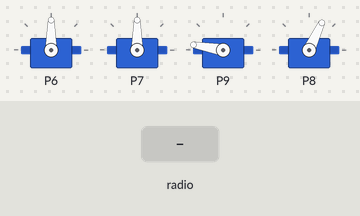
A program run on a simulated BBC micro:bit (MakeCode). Parts: 4 × servo. The test bench sets the inputs (shaded band).

Above: at 3.2 s.
3.3 s: radio message "L" arrives
At 4.5 s:
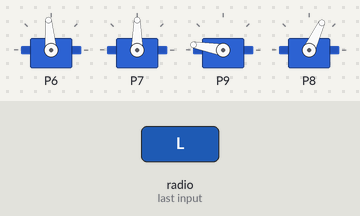
4.8 s: radio message "L" arrives
At 6.0 s:
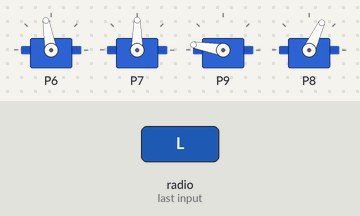
6.3 s: radio message "R" arrives
At 6.8 s:
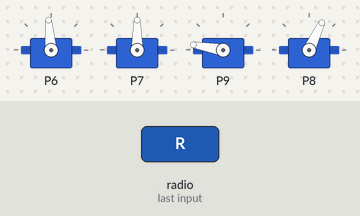
Timing chart, 0 to 9.3 s (numbered marks = the images above; inputs shaded):
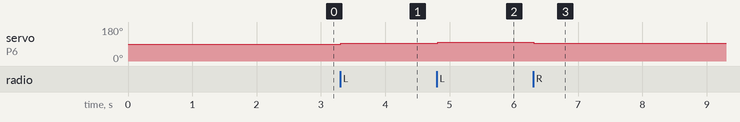

The program:

main.ts
```typescript
radio.onReceivedString(function (receivedString) {
    if (receivedString == "L") {
        ButtonServe = ButtonServe + 5
        if (ButtonServe > 175) {
            ButtonServe = 175
        }
    }
    if (receivedString == "R") {
        ButtonServe = ButtonServe - 5
        if (ButtonServe < 5) {
            ButtonServe = 5
        }
    }
    if (receivedString == "F") {
        FrontBackServer = FrontBackServer + 5
        if (FrontBackServer > 175) {
            FrontBackServer = 175
        }
    }
    if (receivedString == "B") {
        FrontBackServer = FrontBackServer - 5
        if (FrontBackServer < 5) {
            FrontBackServer = 5
        }
    }
    if (receivedString == "T") {
        TopDownServer = TopDownServer + 5
        if (TopDownServer > 175) {
            TopDownServer = 170
        }
    }
    if (receivedString == "D") {
        TopDownServer = TopDownServer - 5
        if (TopDownServer < 90) {
            TopDownServer = 90
        }
    }
    if (receivedString == "O") {
        GrabServer = GrabServer + 5
        if (GrabServer > 120) {
            GrabServer = 120
        }
    }
    if (receivedString == "C") {
        GrabServer = GrabServer - 5
        if (GrabServer < 65) {
            GrabServer = 65
        }
    }
})
let GrabServer = 0
let TopDownServer = 0
let FrontBackServer = 0
let ButtonServe = 0
radio.setGroup(1)
ButtonServe = 90
FrontBackServer = 90
TopDownServer = 170
GrabServer = 65
pins.servoWritePin(AnalogPin.P6, ButtonServe)
pins.servoWritePin(AnalogPin.P7, FrontBackServer)
pins.servoWritePin(AnalogPin.P9, TopDownServer)
pins.servoWritePin(AnalogPin.P8, GrabServer)
basic.pause(2000)
basic.forever(function () {
    pins.servoWritePin(AnalogPin.P6, ButtonServe)
    pins.servoWritePin(AnalogPin.P7, FrontBackServer)
    pins.servoWritePin(AnalogPin.P9, TopDownServer)
    pins.servoWritePin(AnalogPin.P8, GrabServer)
})
```

test.ts
```typescript
// 在這裡測試；當此封包作為擴充功能時，將不會編譯此內容。
```

Measured:
- after the input at 3.3 s, servo on P6: 90° → 95° at once
- after the input at 4.8 s, servo on P6: 95° → 100° at once
- after the input at 6.3 s, servo on P6: 100° → 95° at once
